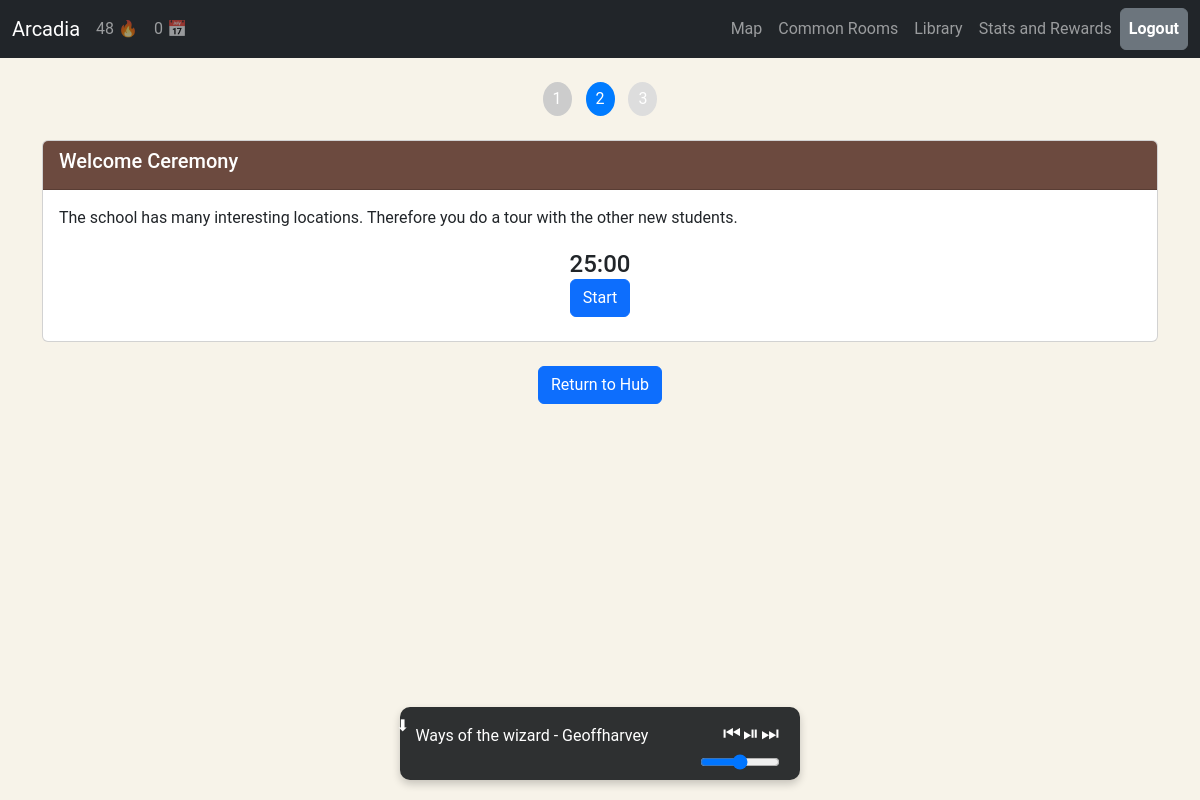
The page /pomo/quest/1/ (signed in) on the database its author committed.
### pomo/models.py (models this page shows, shortened)
class QuestStep(models.Model):
    quest = models.ForeignKey(Quest, on_delete=models.CASCADE, related_name='steps')
    step_number=models.IntegerField()
    pre_timer_text = models.TextField(blank=True, null=True)
    post_timer_text = models.TextField(blank=True, null=True)
    timer_duration = models.IntegerField(default=25*60)  # Duration in seconds

class Quest(models.Model):
    name = models.CharField(max_length=255)
    description = models.TextField()

### pomo/views.py (the view)
# urls.py: path('quest/<int:quest_id>/',quest_detail, name='quest_detail'),
@login_required
def quest_detail(request, quest_id):
    quest = get_object_or_404(Quest, id=quest_id)
    player_progress = PlayerQuestProgress.objects.filter(player=request.user, quest=quest).first()
    if not player_progress:
        return redirect('game')
    current_step = player_progress.current_step
    steps = QuestStep.objects.filter(quest=quest).order_by('step_number')
    timer_context = get_timer_context(request.user)
    nav_context = get_context_navbar(request.user)
    context = {
        'quest': player_progress,
        'quest_name': quest.name,
        'current_step': current_step,
        'steps_completed': current_step - 1,
        'total_steps': quest.steps.count(),
        'steps': steps,
        **timer_context,
        **nav_context,
    }
    return render(request, 'pomo/quests/base_quest.html', context)

### pomo/models.py (called while the page is built)
    def get_next_step(self):
        return self.current_step +1

    def get_streak(self):
        pomodoros = Timers.objects.filter(user=self.player).order_by('-date_completed')
        if not pomodoros.exists():
            return 0  # No pomodoros, so no streak
        today = timezone.now().date()
        timers_today = Timers.objects.filter(user=self.player, date_completed=today)
        yesterday = today - timedelta(1)
        timers_yesterday = Timers.objects.filter(user=self.player, date_completed=yesterday)
        if len(timers_today)==0 and len(timers_yesterday)==0:
            self.current_streak=0
            self.save()
            return 0
        else:
            return self.current_streak

    def get_total_pomos_today(self):
        today = timezone.now().date()
        timers_today = Timers.objects.filter(user=self.player, date_completed=today)
        total_pomodoros_today = len(timers_today)
        return total_pomodoros_today

### pomo/views.py (called while the page is built)
def get_context_navbar(user):
    player_state = PlayerState.objects.get(player=user)
    context = {"streak": player_state.get_streak(),
               "total_pomodoros_today": player_state.get_total_pomos_today()}
    return context

def get_timer_context(user):
    is_developer = user.profile.is_developer
    stats = {
        "is_developer": is_developer }
    return stats

### pomo/templates/pomo/quests/base_quest.html (shortened to what this page needs)
{% load static %}
<!DOCTYPE html>
<html lang="en">
<head>
    {% load bootstrap5 %}
    {% bootstrap_css %}
    <link rel="stylesheet" href="{% static 'pomo/music_player.css' %}">
</head>
<body>
    {% include 'pomo/includes/navbar.html' %}
    <div class="container py-4">
        <div class="text-center mb-4">
            {% for step in steps %}
            <span class="step-number {% if step.step_number == quest.get_next_step %}active{% elif step.step_number > current_step %}disabled{% endif %}" id="number-step-{{ step.step_number }}" onclick="showStep({{ step.step_number }})">{{ step.step_number }}</span>
            {% endfor %}
        </div>
        <div class="quest-steps">
            {% for step in steps %}
            <div class="quest-step {% if step.step_number == quest.get_next_step %}active{% endif %}" id="step-{{ step.step_number }}">
                <div class="card mb-4">
                    <div class="card-header">
                        <h5>{{ quest_name }}</h5>
                    </div>
                    <div class="card-body">
                        <p>{{ step.pre_timer_text }}</p>
                        {% if step.step_number == quest.get_next_step %}
                        {% include 'pomo/includes/quest_timer.html' %}
                        {% endif %}
                    </div>
                </div>
            </div>
            {% endfor %}
        </div>
        <div class="text-center mt-3">
            <a href="{% url 'game' %}" class="btn btn-primary">Return to Hub</a>
        </div>
    </div>
    <div id="music-bar" class="music-player">
        <button id="collapse-button" onclick="collapseMusicBar()">⬇</button>
        <div class="music-info">
            <p id="music-title">Title - Artist</p>
        </div>
        <div class="music-controls">
            <div class="music-controls-buttons">
                <button id="prev-song" onclick="prevSong()">⏮</button>
                <button id="play-pause" onclick="togglePlay()">⏯</button>
                <button id="next-song" onclick="nextSong()">⏭</button>
            </div>
            <input id="volume-control" type="range" min="0" max="1" step="0.05" onchange="setVolume(this.value)" />
        </div>
    </div>
</body>
</html>

### pomo/templates/pomo/includes/navbar.html (shortened to what this page needs)
<nav class="navbar navbar-dark navbar-expand-lg bg-dark text-white">
    <div class="container-fluid">
        {% if user.is_authenticated %}
        <a class="navbar-brand text-white" href="{% url 'game' %}">Arcadia</a>
        {% else %}
        <a class="navbar-brand text-white" href="{% url 'start' %}">Arcadia</a>
        {% endif %}
        <div class="d-flex align-items-center">
            {% if user.is_authenticated %}
            <span id="streak" class="navbar-text me-3" data-bs-toggle="tooltip" data-bs-placement="bottom"
                title="Current Streak">
                {{ streak }} 🔥
            </span>
            <span id="daily-pomos" class="navbar-text me-3" data-bs-toggle="tooltip" data-bs-placement="bottom"
                title="Number of Pomodoros Completed Today">
                {{ total_pomodoros_today }} 📅
            </span>
            {% endif %}
        </div>
        <div class="collapse navbar-collapse justify-content-end" id="navbarNavAltMarkup">
            <div class="navbar-nav align-items-center">
                {% if user.is_authenticated %}
                <a class="nav-link" href="{% url 'map' %}">Map</a>
                <a class="nav-link" href="{% url 'common_rooms' %}">Common Rooms</a>
                <a class="nav-link" href="{% url 'library' %}">Library</a>
                <a class="nav-link" href="{% url 'trophy_room' %}">Stats and Rewards</a>
                <a class="btn btn-secondary p-2 fw-bold" href="{% url 'logout' %}">Logout</a>
                {% else %}
                <a class="nav-link btn-secondary" href="{% url 'login' %}">Login</a>
                {% endif %}
            </div>
        </div>
    </div>
</nav>

### pomo/templates/pomo/includes/quest_timer.html (shortened to what this page needs)
<section class="timer--section">
    <div class="container" id="timer-container">
        <div class="row">
            <div class="col-lg-12 mt-1 h4 text-center">
                <div class="timer">
                    <span id="minutes">25</span>:<span id="seconds">00</span>
                </div>
                <button id="startPauseBtn" class="btn btn-primary" onclick="toggleTimer()">Start</button>
            </div>
        </div>
    </div>
</section>

### pomo/static/pomo/music_player.css (style rules this page uses)
.music-player { position: fixed; bottom: 20px; left: 50%; transform: translateX(-50%); background-color: #2e3031; padding: 10px 20px; color: white; border-radius: 10px; z-index: 9999; display: flex; align-items: center; justify-content: space-between; width: 400px; box-shadow: 0px 4px 8px rgba(0, 0, 0, 0.2); }
.music-info { flex: 1; text-align: left; }
.music-controls { display: flex; flex-direction: column; align-items: flex-end; }
.music-controls-buttons { display: flex; justify-content: flex-end; align-items: center; margin-bottom: 5px; }
.music-controls-buttons button { background-color: transparent; border: none; color: white; font-size: 20px; margin: 0 0px; cursor: pointer; padding: 1px; width: auto; height: auto; }
#volume-control { width: 80px; }
#collapse-button { background-color: transparent; border: none; color: white; font-size: 16px; margin-top: -35px; margin-left: -30px; cursor: pointer; }

### pomo/templates/pomo/quests/base_quest.html (style rules this page uses)
body { background-color: #f7f3e9; font-family: 'Roboto', sans-serif; }
.quest-step { display: none; }
.quest-step.active { display: block; }
.step-number { display: inline-block; margin: 0 5px; padding: 5px 10px; border-radius: 50%; background-color: #ccc; color: #fff; cursor: pointer; }
.step-number.active { background-color: #007bff; }
.step-number.disabled { background-color: #ddd; cursor: not-allowed; }
.card-header { background-color: #6c4a3f; color: #fff; }

### rows shown on the page
QuestStep: step_number "1"
QuestStep: step_number "2", pre_timer_text "The school has many interesting locations. Therefore you do a tour with the other new students.", shows "25"
QuestStep: step_number "3"
Quest: name "Welcome Ceremony"

### other values the page prints
{{ streak }} "48"
{{ total_pomodoros_today }} "0"
